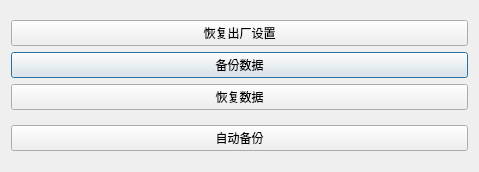
<?xml version="1.0" encoding="UTF-8"?>
<ui version="4.0">
 <class>SysDialog</class>
 <widget class="QDialog" name="SysDialog">
  <property name="geometry">
   <rect>
    <x>0</x>
    <y>0</y>
    <width>479</width>
    <height>172</height>
   </rect>
  </property>
  <property name="windowTitle">
   <string>系统设置</string>
  </property>
  <layout class="QGridLayout" name="gridLayout_2">
   <item row="0" column="0">
    <layout class="QGridLayout" name="gridLayout">
     <item row="1" column="0">
      <widget class="QPushButton" name="back_data_btn">
       <property name="text">
        <string>备份数据</string>
       </property>
      </widget>
     </item>
     <item row="0" column="0">
      <widget class="QPushButton" name="system_formatting_btn">
       <property name="text">
        <string>恢复出厂设置</string>
       </property>
      </widget>
     </item>
     <item row="2" column="0">
      <widget class="QPushButton" name="action_restore_btn">
       <property name="text">
        <string>恢复数据</string>
       </property>
      </widget>
     </item>
    </layout>
   </item>
   <item row="1" column="0">
    <widget class="QPushButton" name="action_auto_backup_btn">
     <property name="text">
      <string>自动备份</string>
     </property>
    </widget>
   </item>
  </layout>
 </widget>
 <resources/>
 <connections/>
</ui>
